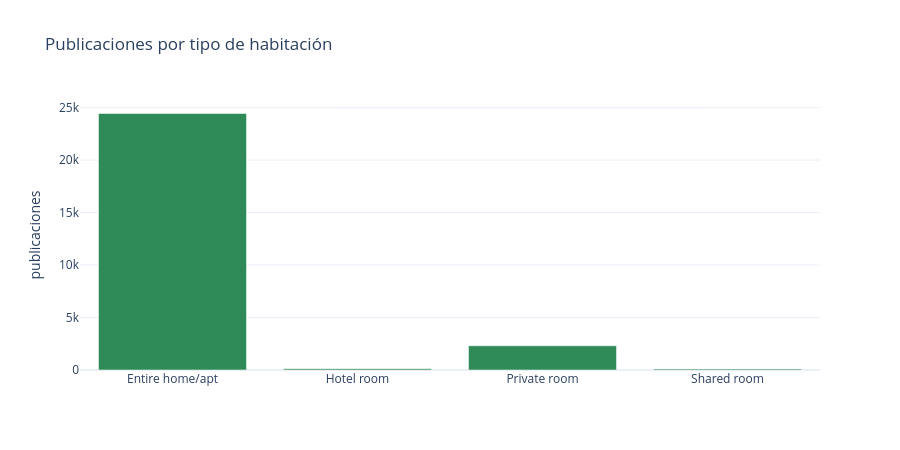

The code cell stored with this chart in its notebook:
### Markdown cell above
- **`data`**: una lista de **trazas** (*traces*). Cada traza es una serie de datos con su tipo
  de marca: `bar`, `scatter`, `box`, `histogram`, `scattermap`…
- **`layout`**: todo lo que no son datos: títulos, ejes, leyenda, colores, tamaño.

Las `y` aparecen raras: desde Plotly 6, los arreglos numéricos viajan **codificados en
binario** (`bdata`, en base64, con su tipo en `dtype`) en lugar de como una lista de números.
Es una optimización: con miles de puntos, el JSON pesa mucho menos.

Python arma ese diccionario, lo convierte en JSON y la librería JavaScript `plotly.js` lo
dibuja en el navegador. Por eso los gráficos son interactivos (zoom, *hover*, ocultar series
haciendo clic en la leyenda) **sin que Python intervenga**: toda la interacción ocurre en
el navegador.

Modificar una figura es modificar ese diccionario:

### Code cell
fig.update_traces(marker_color="seagreen")
fig.update_layout(title="Publicaciones por tipo de habitación", xaxis_title=None, yaxis_title="publicaciones")
fig

### Figure 1 — Plotly figure (JSON) as saved in the notebook; plotly's stock layout.template omitted (floating-point values rounded to 4 significant figures)
{"data": [{"hovertemplate": "tipo_habitacion=%{x}<br>size=%{y}<extra></extra>", "legendgroup": "", "marker": {"color": "seagreen", "pattern": {"shape": ""}}, "name": "", "orientation": "v", "showlegend": false, "textposition": "auto", "type": "bar", "x": ["Entire home/apt", "Hotel room", "Private room", "Shared room"], "xaxis": "x", "y": [24437, 125, 2308, 99], "yaxis": "y"}], "layout": {"barmode": "relative", "height": 450, "legend": {"tracegroupgap": 0}, "title": {"text": "Publicaciones por tipo de habitación"}, "xaxis": {"anchor": "y", "domain": [0, 1], "title": {}}, "yaxis": {"anchor": "x", "domain": [0, 1], "title": {"text": "publicaciones"}}}}
